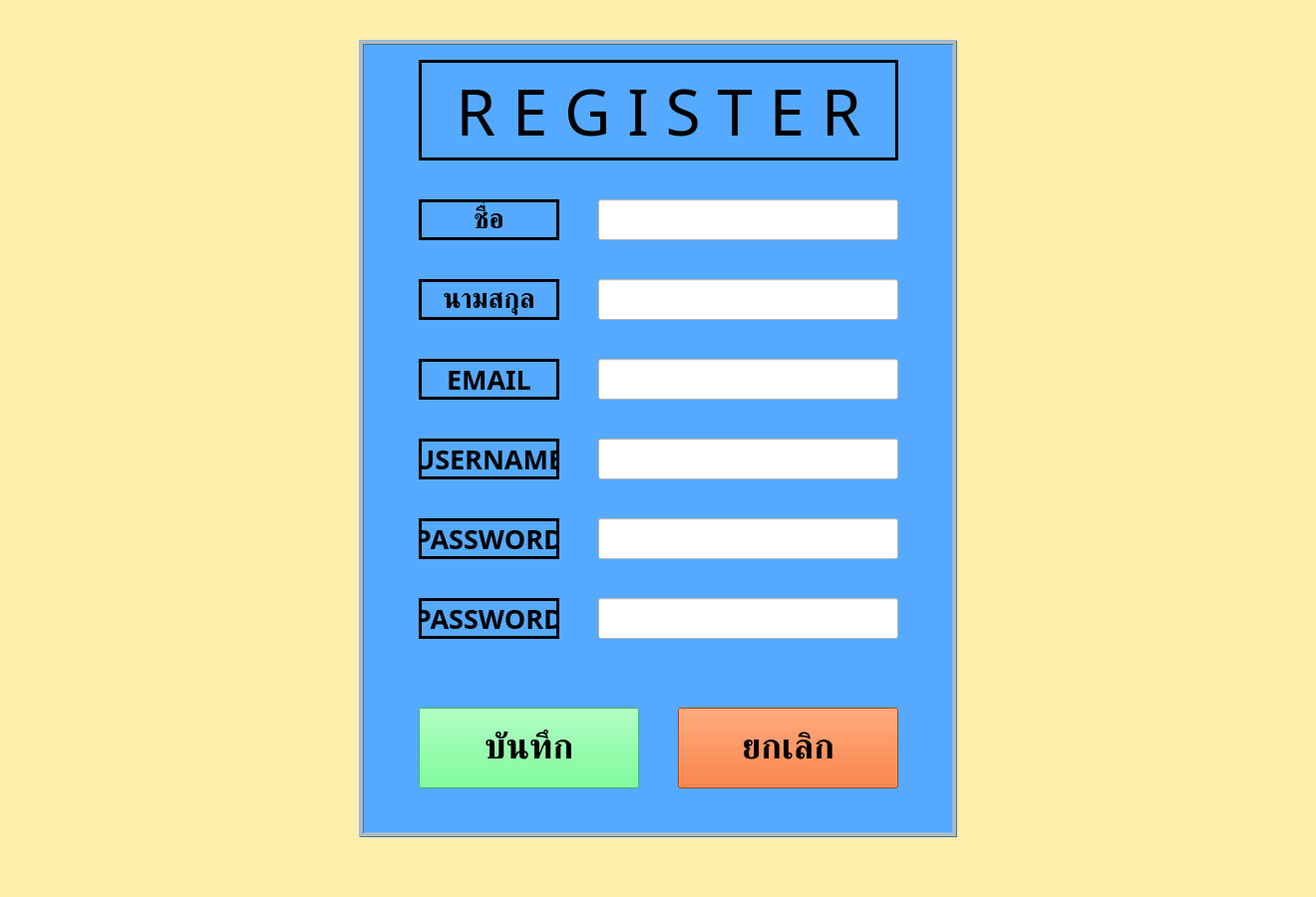
<?xml version="1.0" encoding="UTF-8"?>
<ui version="4.0">
 <class>Register</class>
 <widget class="QMainWindow" name="Register">
  <property name="geometry">
   <rect>
    <x>0</x>
    <y>0</y>
    <width>1320</width>
    <height>900</height>
   </rect>
  </property>
  <property name="minimumSize">
   <size>
    <width>1320</width>
    <height>900</height>
   </size>
  </property>
  <property name="maximumSize">
   <size>
    <width>1320</width>
    <height>900</height>
   </size>
  </property>
  <property name="sizeIncrement">
   <size>
    <width>1320</width>
    <height>900</height>
   </size>
  </property>
  <property name="windowTitle">
   <string>REGISTER</string>
  </property>
  <property name="styleSheet">
   <string notr="true">background:rgb(255, 238, 172)
</string>
  </property>
  <widget class="QWidget" name="centralwidget">
   <widget class="QFrame" name="register_frame">
    <property name="geometry">
     <rect>
      <x>360</x>
      <y>40</y>
      <width>600</width>
      <height>800</height>
     </rect>
    </property>
    <property name="styleSheet">
     <string notr="true">background:rgb(85, 170, 255)</string>
    </property>
    <property name="frameShape">
     <enum>QFrame::Shape::Box</enum>
    </property>
    <property name="frameShadow">
     <enum>QFrame::Shadow::Raised</enum>
    </property>
    <property name="midLineWidth">
     <number>3</number>
    </property>
    <widget class="QLabel" name="name_label">
     <property name="geometry">
      <rect>
       <x>60</x>
       <y>160</y>
       <width>141</width>
       <height>41</height>
      </rect>
     </property>
     <property name="font">
      <font>
       <family>TH Niramit AS</family>
       <pointsize>20</pointsize>
       <bold>true</bold>
      </font>
     </property>
     <property name="frameShape">
      <enum>QFrame::Shape::Box</enum>
     </property>
     <property name="lineWidth">
      <number>3</number>
     </property>
     <property name="text">
      <string>ชื่อ</string>
     </property>
     <property name="alignment">
      <set>Qt::AlignmentFlag::AlignCenter</set>
     </property>
    </widget>
    <widget class="QLineEdit" name="name_lineEdit">
     <property name="geometry">
      <rect>
       <x>240</x>
       <y>160</y>
       <width>301</width>
       <height>41</height>
      </rect>
     </property>
     <property name="font">
      <font>
       <family>TH Niramit AS</family>
       <pointsize>18</pointsize>
       <bold>true</bold>
      </font>
     </property>
     <property name="styleSheet">
      <string notr="true">background:rgb(255, 255, 255)</string>
     </property>
    </widget>
    <widget class="QLabel" name="lastname_label">
     <property name="geometry">
      <rect>
       <x>60</x>
       <y>240</y>
       <width>141</width>
       <height>41</height>
      </rect>
     </property>
     <property name="font">
      <font>
       <family>TH Niramit AS</family>
       <pointsize>20</pointsize>
       <bold>true</bold>
      </font>
     </property>
     <property name="frameShape">
      <enum>QFrame::Shape::Box</enum>
     </property>
     <property name="lineWidth">
      <number>3</number>
     </property>
     <property name="text">
      <string>นามสกุล</string>
     </property>
     <property name="alignment">
      <set>Qt::AlignmentFlag::AlignCenter</set>
     </property>
    </widget>
    <widget class="QLineEdit" name="lastname_lineEdit">
     <property name="geometry">
      <rect>
       <x>240</x>
       <y>240</y>
       <width>301</width>
       <height>41</height>
      </rect>
     </property>
     <property name="font">
      <font>
       <family>TH Niramit AS</family>
       <pointsize>18</pointsize>
       <bold>true</bold>
      </font>
     </property>
     <property name="styleSheet">
      <string notr="true">background:rgb(255, 255, 255)</string>
     </property>
    </widget>
    <widget class="QLabel" name="email_label">
     <property name="geometry">
      <rect>
       <x>60</x>
       <y>320</y>
       <width>141</width>
       <height>41</height>
      </rect>
     </property>
     <property name="font">
      <font>
       <family>TH Niramit AS</family>
       <pointsize>20</pointsize>
       <bold>true</bold>
      </font>
     </property>
     <property name="frameShape">
      <enum>QFrame::Shape::Box</enum>
     </property>
     <property name="lineWidth">
      <number>3</number>
     </property>
     <property name="text">
      <string>EMAIL</string>
     </property>
     <property name="alignment">
      <set>Qt::AlignmentFlag::AlignCenter</set>
     </property>
    </widget>
    <widget class="QLineEdit" name="email_lineEdit">
     <property name="geometry">
      <rect>
       <x>240</x>
       <y>320</y>
       <width>301</width>
       <height>41</height>
      </rect>
     </property>
     <property name="font">
      <font>
       <family>TH Niramit AS</family>
       <pointsize>18</pointsize>
       <bold>true</bold>
      </font>
     </property>
     <property name="styleSheet">
      <string notr="true">background:rgb(255, 255, 255)</string>
     </property>
    </widget>
    <widget class="QLineEdit" name="username_lineEdit">
     <property name="geometry">
      <rect>
       <x>240</x>
       <y>400</y>
       <width>301</width>
       <height>41</height>
      </rect>
     </property>
     <property name="font">
      <font>
       <family>TH Niramit AS</family>
       <pointsize>18</pointsize>
       <bold>true</bold>
      </font>
     </property>
     <property name="styleSheet">
      <string notr="true">background:rgb(255, 255, 255)</string>
     </property>
    </widget>
    <widget class="QLabel" name="username_label">
     <property name="geometry">
      <rect>
       <x>60</x>
       <y>400</y>
       <width>141</width>
       <height>41</height>
      </rect>
     </property>
     <property name="font">
      <font>
       <family>TH Niramit AS</family>
       <pointsize>20</pointsize>
       <bold>true</bold>
      </font>
     </property>
     <property name="frameShape">
      <enum>QFrame::Shape::Box</enum>
     </property>
     <property name="lineWidth">
      <number>3</number>
     </property>
     <property name="text">
      <string>USERNAME</string>
     </property>
     <property name="alignment">
      <set>Qt::AlignmentFlag::AlignCenter</set>
     </property>
    </widget>
    <widget class="QLineEdit" name="password_lineEdit">
     <property name="geometry">
      <rect>
       <x>240</x>
       <y>480</y>
       <width>301</width>
       <height>41</height>
      </rect>
     </property>
     <property name="font">
      <font>
       <family>TH Niramit AS</family>
       <pointsize>18</pointsize>
       <bold>true</bold>
      </font>
     </property>
     <property name="styleSheet">
      <string notr="true">background:rgb(255, 255, 255)</string>
     </property>
    </widget>
    <widget class="QLabel" name="password_label">
     <property name="geometry">
      <rect>
       <x>60</x>
       <y>480</y>
       <width>141</width>
       <height>41</height>
      </rect>
     </property>
     <property name="font">
      <font>
       <family>TH Niramit AS</family>
       <pointsize>20</pointsize>
       <bold>true</bold>
      </font>
     </property>
     <property name="frameShape">
      <enum>QFrame::Shape::Box</enum>
     </property>
     <property name="lineWidth">
      <number>3</number>
     </property>
     <property name="text">
      <string>PASSWORD</string>
     </property>
     <property name="alignment">
      <set>Qt::AlignmentFlag::AlignCenter</set>
     </property>
    </widget>
    <widget class="QLineEdit" name="repassword_lineEdit">
     <property name="geometry">
      <rect>
       <x>240</x>
       <y>560</y>
       <width>301</width>
       <height>41</height>
      </rect>
     </property>
     <property name="font">
      <font>
       <family>TH Niramit AS</family>
       <pointsize>18</pointsize>
       <bold>true</bold>
      </font>
     </property>
     <property name="styleSheet">
      <string notr="true">background:rgb(255, 255, 255)</string>
     </property>
    </widget>
    <widget class="QLabel" name="repassword_label">
     <property name="geometry">
      <rect>
       <x>60</x>
       <y>560</y>
       <width>141</width>
       <height>41</height>
      </rect>
     </property>
     <property name="font">
      <font>
       <family>TH Niramit AS</family>
       <pointsize>20</pointsize>
       <bold>true</bold>
      </font>
     </property>
     <property name="frameShape">
      <enum>QFrame::Shape::Box</enum>
     </property>
     <property name="lineWidth">
      <number>3</number>
     </property>
     <property name="text">
      <string>PASSWORD</string>
     </property>
     <property name="alignment">
      <set>Qt::AlignmentFlag::AlignCenter</set>
     </property>
    </widget>
    <widget class="QLabel" name="head_label">
     <property name="geometry">
      <rect>
       <x>60</x>
       <y>20</y>
       <width>481</width>
       <height>101</height>
      </rect>
     </property>
     <property name="font">
      <font>
       <family>Viner Hand ITC</family>
       <pointsize>48</pointsize>
       <bold>false</bold>
      </font>
     </property>
     <property name="frameShape">
      <enum>QFrame::Shape::Box</enum>
     </property>
     <property name="lineWidth">
      <number>3</number>
     </property>
     <property name="text">
      <string>R E G I S T E R</string>
     </property>
     <property name="alignment">
      <set>Qt::AlignmentFlag::AlignCenter</set>
     </property>
    </widget>
    <widget class="QPushButton" name="save_pushButton">
     <property name="geometry">
      <rect>
       <x>60</x>
       <y>670</y>
       <width>221</width>
       <height>81</height>
      </rect>
     </property>
     <property name="font">
      <font>
       <family>TH Niramit AS</family>
       <pointsize>26</pointsize>
       <bold>true</bold>
      </font>
     </property>
     <property name="styleSheet">
      <string notr="true">background:rgb(85, 255, 127)</string>
     </property>
     <property name="text">
      <string>บันทึก</string>
     </property>
    </widget>
    <widget class="QPushButton" name="cancle_pushButton">
     <property name="geometry">
      <rect>
       <x>320</x>
       <y>670</y>
       <width>221</width>
       <height>81</height>
      </rect>
     </property>
     <property name="font">
      <font>
       <family>TH Niramit AS</family>
       <pointsize>26</pointsize>
       <bold>true</bold>
      </font>
     </property>
     <property name="styleSheet">
      <string notr="true">background:rgb(255, 85, 0)</string>
     </property>
     <property name="text">
      <string>ยกเลิก</string>
     </property>
    </widget>
   </widget>
  </widget>
 </widget>
 <resources/>
 <connections/>
</ui>
